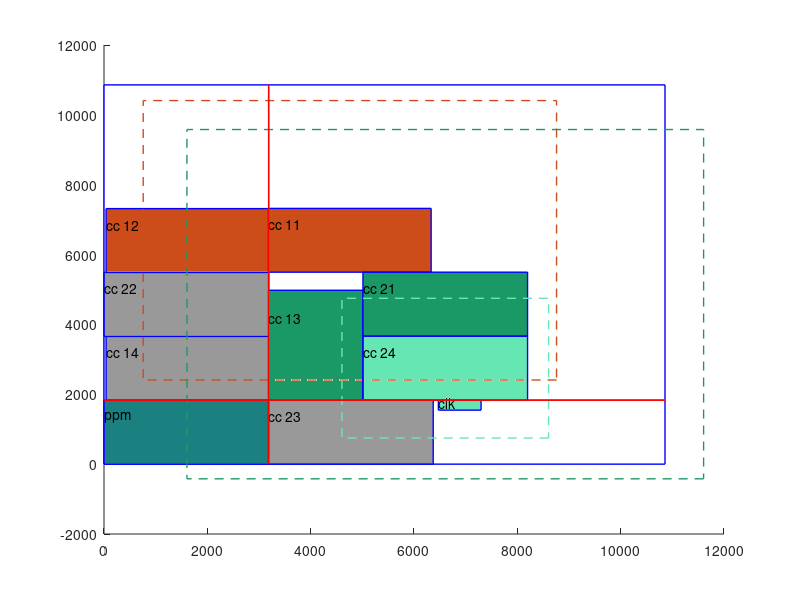

MATLAB code for this plot:
%region 
x1=0; 
x2=10858; 
y1=0; 
y2=10858; 
rectangle('Position',[x1,y1,x2-x1,y2-y1],'FaceColor',[1 1 1],'EdgeColor','b','LineWidth',1);
%ppm1 
x1=0; 
x2=3186; 
y1=0; 
y2=1832; 
rect = rectangle('Position',[x1,y1,x2-x1,y2-y1],'FaceColor',[.1 .5 .5],'EdgeColor','b','LineWidth',1);
text(x1+5,y2-((y2-y1)/4),'ppm'); 
%module4 
x1=40; 
x2=3186; 
y1=1832; 
y2=3658; 
rectangle('Position',[x1,y1,x2-x1,y2-y1],'FaceColor',[.6 .6 .6],'EdgeColor','b','LineWidth',1);
str = 'cc_14'; 
 nstr = strrep(str,'_',' '); 
 text(x1+5,y2-((y2-y1)/4),nstr);%module6 
x1=0; 
x2=3186; 
y1=3658; 
y2=5490; 
rectangle('Position',[x1,y1,x2-x1,y2-y1],'FaceColor',[.6 .6 .6],'EdgeColor','b','LineWidth',1);
str = 'cc_22'; 
 nstr = strrep(str,'_',' '); 
 text(x1+5,y2-((y2-y1)/4),nstr);%module7 
x1=3186; 
x2=6372; 
y1=0; 
y2=1832; 
rectangle('Position',[x1,y1,x2-x1,y2-y1],'FaceColor',[.6 .6 .6],'EdgeColor','b','LineWidth',1);
str = 'cc_23'; 
 nstr = strrep(str,'_',' '); 
 text(x1+5,y2-((y2-y1)/4),nstr);%module2 
x1=40; 
x2=3186; 
y1=5490; 
y2=7316; 
rectangle('Position',[x1,y1,x2-x1,y2-y1],'FaceColor',[0.800000 0.300000 0.100000],'EdgeColor','b','LineWidth',1);
str = 'cc_12'; 
 nstr = strrep(str,'_',' '); 
 text(x1+5,y2-((y2-y1)/4),nstr);%module1 
x1=3186; 
x2=6332; 
y1=5496; 
y2=7322; 
rectangle('Position',[x1,y1,x2-x1,y2-y1],'FaceColor',[0.800000 0.300000 0.100000],'EdgeColor','b','LineWidth',1);
str = 'cc_11'; 
 nstr = strrep(str,'_',' '); 
 text(x1+5,y2-((y2-y1)/4),nstr);%region 
x1=759; 
x2=8759; 
y1=2409; 
y2=10409; 
rectangle('Position',[x1,y1,x2-x1,y2-y1],'FaceColor','none','EdgeColor',[0.800000 0.300000 0.100000],'LineWidth',1,'LineStyle','--');
%module3 
x1=3186; 
x2=5012; 
y1=1832; 
y2=4978; 
rectangle('Position',[x1,y1,x2-x1,y2-y1],'FaceColor',[0.100000 0.600000 0.400000],'EdgeColor','b','LineWidth',1);
str = 'cc_13'; 
 nstr = strrep(str,'_',' '); 
 text(x1+5,y2-((y2-y1)/4),nstr);%module5 
x1=5012; 
x2=8198; 
y1=3664; 
y2=5496; 
rectangle('Position',[x1,y1,x2-x1,y2-y1],'FaceColor',[0.100000 0.600000 0.400000],'EdgeColor','b','LineWidth',1);
str = 'cc_21'; 
 nstr = strrep(str,'_',' '); 
 text(x1+5,y2-((y2-y1)/4),nstr);%region 
x1=1605; 
x2=11605; 
y1=-420; 
y2=9580; 
rectangle('Position',[x1,y1,x2-x1,y2-y1],'FaceColor','none','EdgeColor',[0.100000 0.600000 0.400000],'LineWidth',1,'LineStyle','--');
%module9 
x1=6472; 
x2=7298; 
y1=1546; 
y2=1832; 
rectangle('Position',[x1,y1,x2-x1,y2-y1],'FaceColor',[0.400000 0.900000 0.700000],'EdgeColor','b','LineWidth',1);
str = 'clk'; 
 nstr = strrep(str,'_',' '); 
 text(x1+5,y2-((y2-y1)/4),nstr);%module8 
x1=5012; 
x2=8198; 
y1=1832; 
y2=3664; 
rectangle('Position',[x1,y1,x2-x1,y2-y1],'FaceColor',[0.400000 0.900000 0.700000],'EdgeColor','b','LineWidth',1);
str = 'cc_24'; 
 nstr = strrep(str,'_',' '); 
 text(x1+5,y2-((y2-y1)/4),nstr);%region 
x1=4605; 
x2=8605; 
y1=748; 
y2=4748; 
rectangle('Position',[x1,y1,x2-x1,y2-y1],'FaceColor','none','EdgeColor',[0.400000 0.900000 0.700000],'LineWidth',1,'LineStyle','--');
%region 
x1=0; 
x2=10858; 
y1=1832; 
y2=1833; 
rectangle('Position',[x1,y1,x2-x1,y2-y1],'FaceColor',[1 1 1],'EdgeColor','r','LineWidth',1);
%region 
x1=3186; 
x2=3187; 
y1=0; 
y2=10858; 
rectangle('Position',[x1,y1,x2-x1,y2-y1],'FaceColor',[1 1 1],'EdgeColor','r','LineWidth',1);
